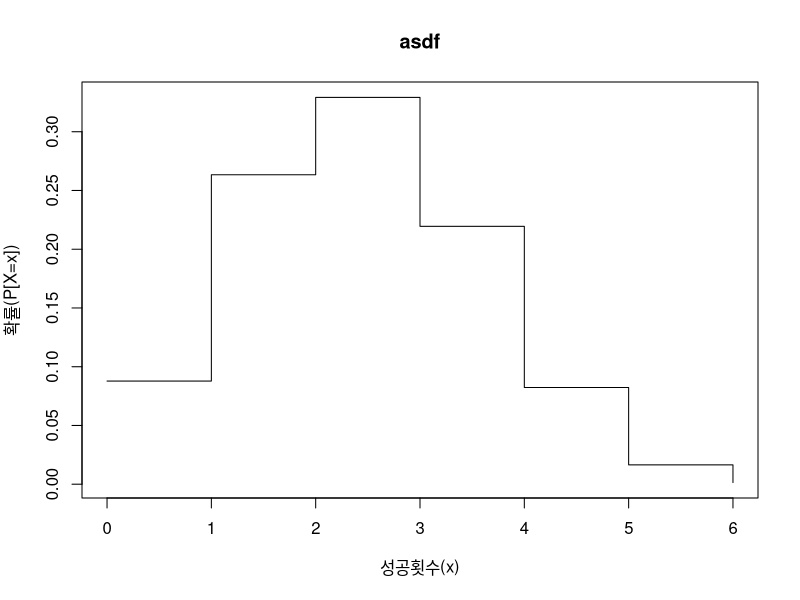
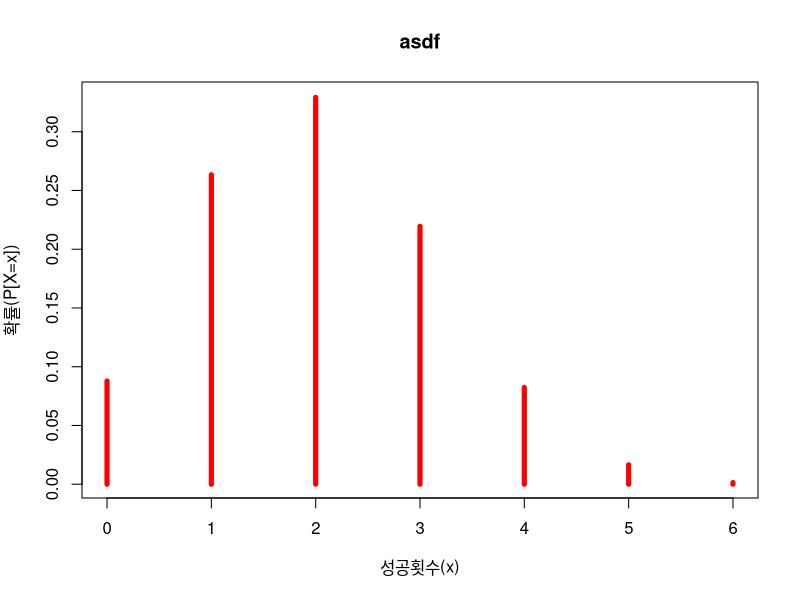
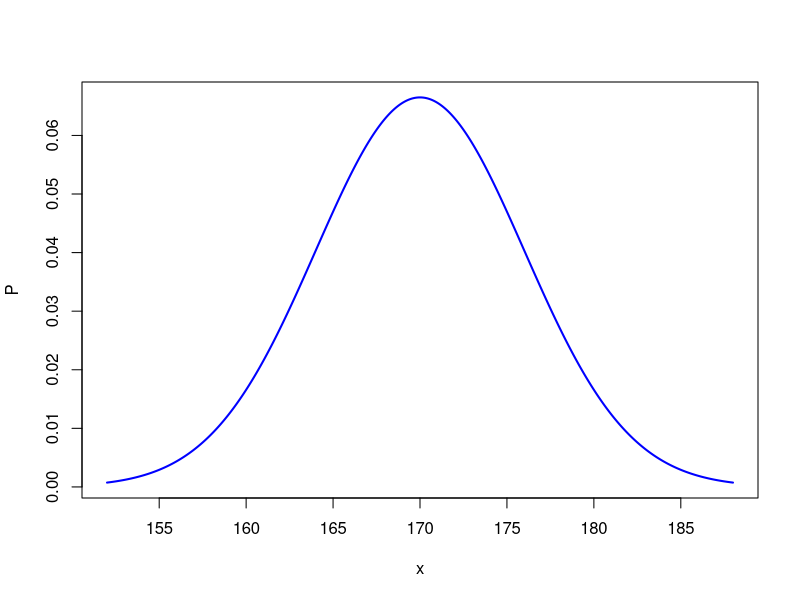
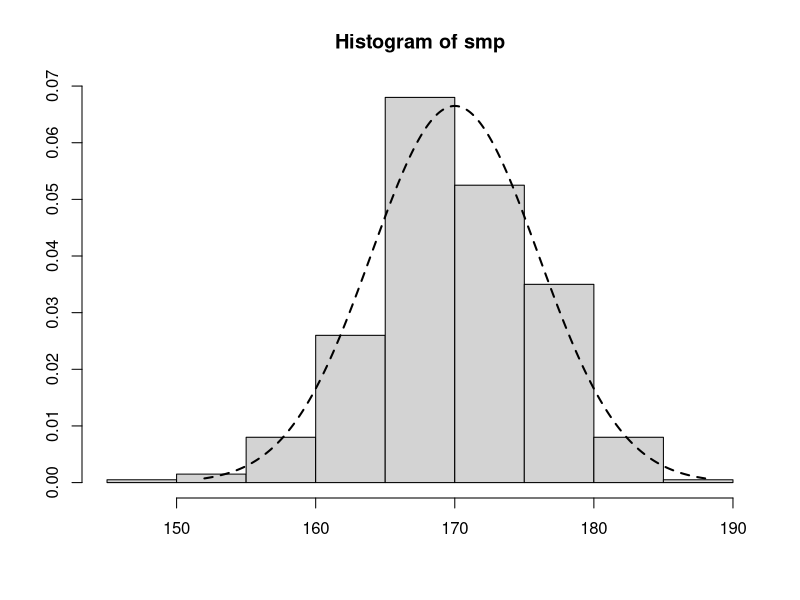
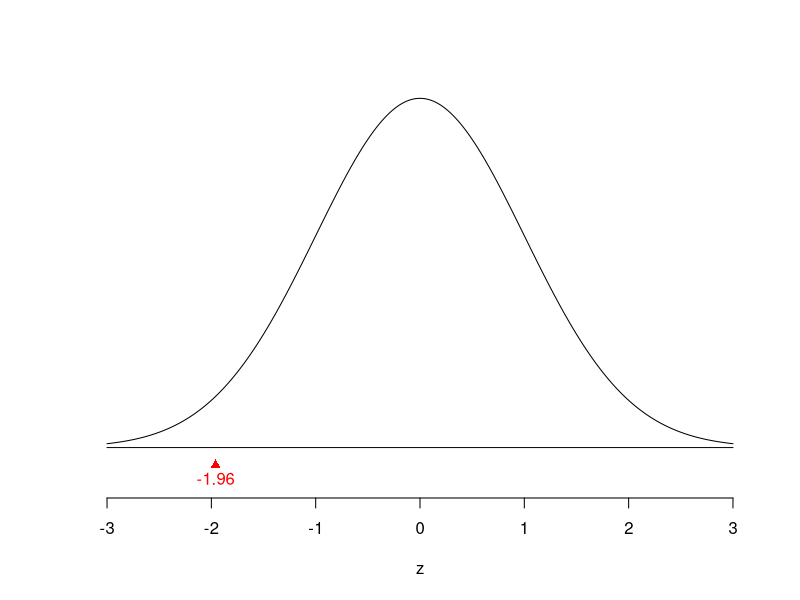

Recreate these plots in R, in order.
n <- 6
p <- 1/3
x <- 0:n

 (dbinom(2, size = n,prob = p))
 (dbinom(4,size = n, prob = p))
 (px <- dbinom(x,size = n,prob = p)) 
plot(x,px,type="s",xlab="성공횟수(x)",ylab="확률(P[X=x])",main="asdf")
plot(x,px,type="h",xlab="성공횟수(x)",ylab="확률(P[X=x])",main="asdf",lwd=5,col="red")


pbinom(2, size = n,prob = p)
pbinom(4, size = n,prob = p)
pbinom(4, size = n,prob = p) - pbinom(2, size = n,prob = p)

qbinom(0.1, size = n,prob = p)
qbinom(0.5, size = n,prob = p)

ex = sum(x * px)
ex2 = sum(x^2 * px)
varx <- ex2 -ex^2

n * p
n * p * (1-p)

options(digits = 3)
mu <- 170 
sigma <- 6
ll <- mu - 3*sigma
ul <- mu + 3*sigma

x <- seq(ll, ul, by=0.01)
nd <- dnorm(x, mean = mu, sd=sigma)
plot(x,nd,type="l",xlab="x",ylab="P",lwd=2,col="blue")

pnorm(175,mean=mu, sd=sigma)

options(digits = 5)
set.seed(5)
smp <- rnorm(400, mean = mu,sd=sigma)
c(mean(smp),sd(smp))
hist(smp,prob=T, xlab = "",ylab="")
lines(x,nd,lty=2,lwd=2,col="black")


options(digits = 4)
mu <- 0
sigma <-1 

z <- seq(-3,3,by=0.001)
z.p <- dnorm(z)
plot(z,z.p, axes=F, type="l",ylab="",ylim=c(-0.04,0.4))
axis(1)

lines(c(-3,3),c(0,0))
points(-1.96, -0.02, pch=17, col="red")
text(-1.96, -0.035,  "-1.96", col = "red")

s <- seq(-1.96, 1.96, by=0.001)
s.z <- dnorm(s, mean = 0, sd=1)
s <- c(-1.96,s,1.96)
